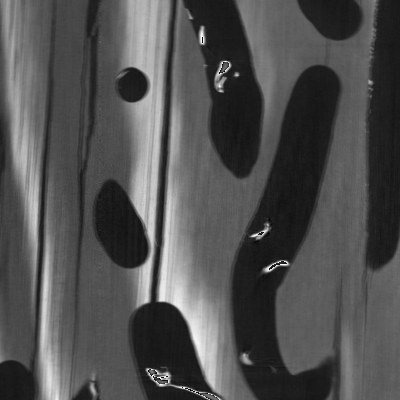
#> input picture Exam/2023/DATA_2023/wood.png, 400 x 400 px, found by its file name
$ python Question1.py
#> lines starting #> are read from the running program, lines starting #| are printed output that depends on the picture
import numpy as np
import matplotlib.pyplot as plt
import skimage.io
from scipy import ndimage


def guassianKernel(sigma, breadth):
    s = breadth*sigma
    x = np.arange(-s,s+1)
    x = np.reshape(x,[1,len(x)])
    g = 1 / (sigma*np.sqrt(2*np.pi))*np.exp((-x**2/(2*sigma**2)))
    dg = -x / sigma**2 * g
    ddg = dg * (-x / sigma**2) + g * (-1 / sigma**2)
    return g, dg, ddg, x


img_org = skimage.io.imread("/home/christian/advancedImageAnalysis/Exam/2023/DATA_2023/wood.png").astype(np.float32)
#> img_org: shape (400, 400) float32; min 0, max 255, mean 80.5
img_lap = skimage.io.imread("/home/christian/advancedImageAnalysis/Exam/2023/DATA_2023/wood_LoG.tif")
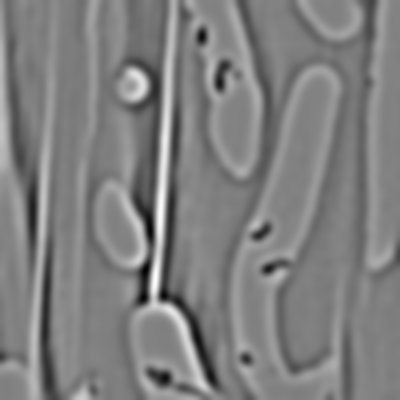
#> input picture Exam/2023/DATA_2023/wood_LoG.tif, 400 x 400 px, found by its file name
#> img_lap is the input picture: shape (400, 400) float32; min -2.26, max 2.23, mean -0.00396
plt.figure()
plt.imshow(img_lap)
print(img_org.shape)
#| (400, 400)


sigma = [1.2,2,2.4,3.3,4.8,5.5,6.4,8.3,13.4,22.8,30.3]

for i in range(len(sigma)):
    g, dg, ddg, x = guassianKernel(sigma[i],4)
    Im_lapx = ndimage.convolve(ndimage.convolve(img_org,ddg),g.T)
    Im_lapy = ndimage.convolve(ndimage.convolve(img_org,ddg.T),g)
    Im_lap = Im_lapx + Im_lapy
    diff = abs(img_lap-Im_lap)
    print(i, sigma[i])
    print(np.sum(np.sum(diff)))
    if (i==5):
        plt.figure()
        plt.imshow(Im_lap)
        plt.figure()
        plt.imshow(diff)
#> this loop made 11 passes
#| 293208.1
#| 158798.8
#| 122120.64
#| 66916.266
#| 17067.088
#| 0.0
#| 13243.72
#| 28591.352
#> (further printed lines are left out)
#> pass 1, `Im_lapx = ndimage.convolve(ndimage.convolve(img_org,ddg),g.T)`:
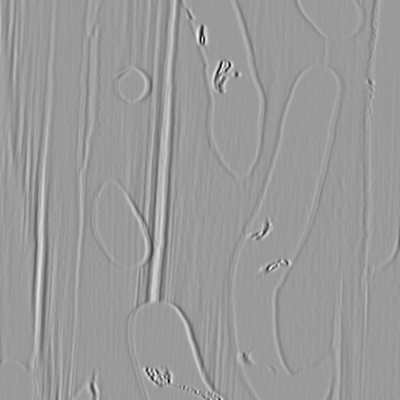
#> Im_lapx: shape (400, 400) float32; min -40.3, max 26.29, mean 0; drawn with min black and max white
#> pass 1, `Im_lapy = ndimage.convolve(ndimage.convolve(img_org,ddg.T),g)`:
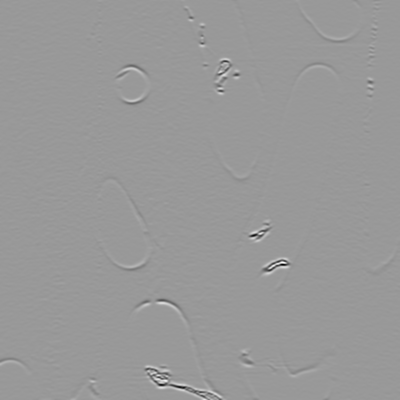
#> Im_lapy: shape (400, 400) float32; min -55.07, max 36.72, mean 0; drawn with min black and max white
#> pass 1, `Im_lap = Im_lapx + Im_lapy`:
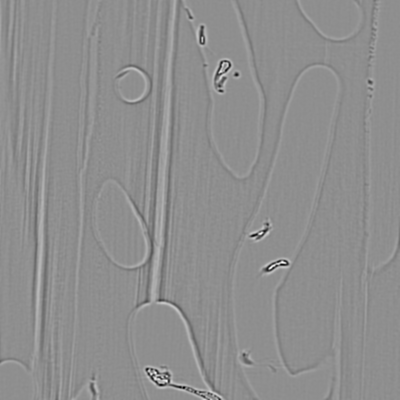
#> Im_lap: shape (400, 400) float32; min -63.18, max 49.64, mean 0; drawn with min black and max white
#> pass 1, `diff = abs(img_lap-Im_lap)`:
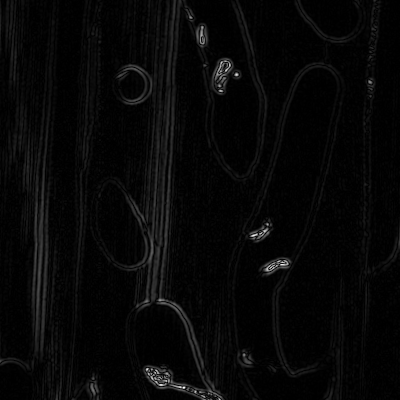
#> diff: shape (400, 400) float32; min 7.83e-06, max 62.27, mean 1.8; drawn with min black and max white

plt.show()
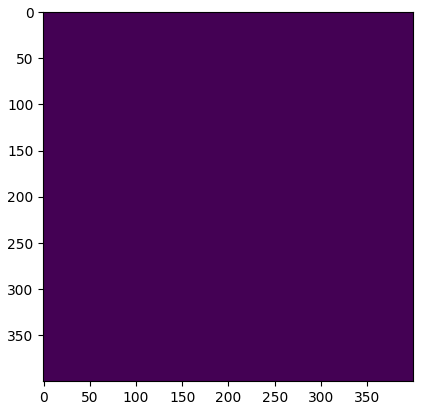
#> figure drawn by matplotlib, 1 panel
